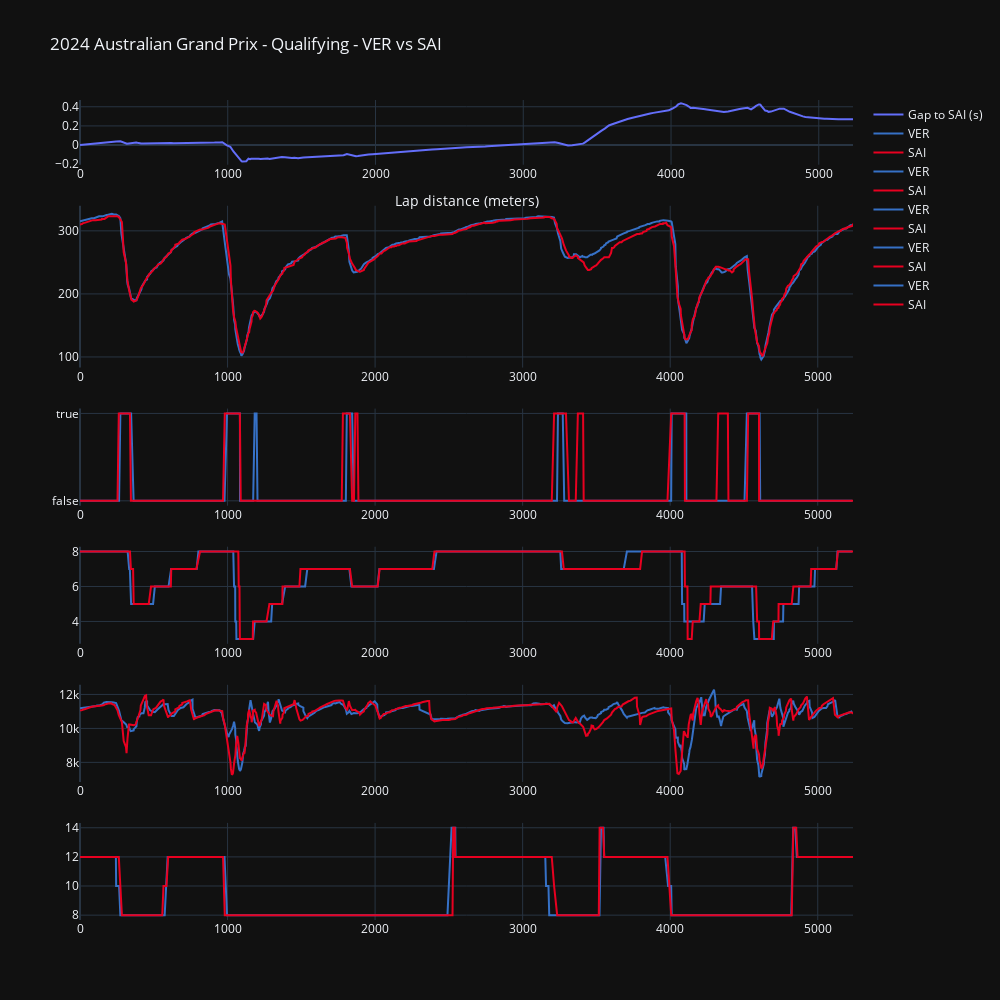

Here is the notebook cell this chart was saved with:
### Code cell
import plotly.graph_objects as go
from plotly.subplots import make_subplots


# for the dash GUI we can allow the user the define their own widths

row_heights = [2, 5, 3, 3, 3, 3]
adj_row_heights = [i / sum(row_heights) for i in row_heights]

template = "plotly_dark"
fig = make_subplots(
    rows=len(adj_row_heights),
    cols=1,
    row_heights=adj_row_heights,
)

# Delta line
fig.add_trace(
    go.Scatter(
        x=ref_tel["Distance"], y=delta_time, mode="lines", name=f"Gap to {driver_2} (s)"
    ),
    row=1,
    col=1,
)

# Speed trace driver 1
fig.add_trace(
    go.Scatter(
        x=telemetry_driver_1["Distance"],
        y=telemetry_driver_1["Speed"],
        mode="lines",
        name=driver_1,
        line=dict(color=color_driver_1),
    ),
    row=2,
    col=1,
)

# Speed trace driver 2
fig.add_trace(
    go.Scatter(
        x=telemetry_driver_2["Distance"],
        y=telemetry_driver_2["Speed"],
        mode="lines",
        name=driver_2,
        line=dict(color=color_driver_2),
    ),
    row=2,
    col=1,
)

# brake trace driver 1
fig.add_trace(
    go.Scatter(
        x=telemetry_driver_1["Distance"],
        y=telemetry_driver_1["Brake"],
        mode="lines",
        name=driver_1,
        line=dict(color=color_driver_1),
    ),
    row=3,
    col=1,
)

# brake trace driver 2
fig.add_trace(
    go.Scatter(
        x=telemetry_driver_2["Distance"],
        y=telemetry_driver_2["Brake"],
        mode="lines",
        name=driver_2,
        line=dict(color=color_driver_2),
    ),
    row=3,
    col=1,
)

# Gear trace
fig.add_trace(
    go.Scatter(
        x=telemetry_driver_1["Distance"],
        y=telemetry_driver_1["nGear"],
        mode="lines",
        name=driver_1,
        line=dict(color=color_driver_1),
    ),
    row=4,
    col=1,
)
fig.add_trace(
    go.Scatter(
        x=telemetry_driver_2["Distance"],
        y=telemetry_driver_2["nGear"],
        mode="lines",
        name=driver_2,
        line=dict(color=color_driver_2),
    ),
    row=4,
    col=1,
)

# RPM trace
fig.add_trace(
    go.Scatter(
        x=telemetry_driver_1["Distance"],
        y=telemetry_driver_1["RPM"],
        mode="lines",
        name=driver_1,
        line=dict(color=color_driver_1),
    ),
    row=5,
    col=1,
)

fig.add_trace(
    go.Scatter(
        x=telemetry_driver_2["Distance"],
        y=telemetry_driver_2["RPM"],
        mode="lines",
        name=driver_2,
        line=dict(color=color_driver_2),
    ),
    row=5,
    col=1,
)

# DRS trace
fig.add_trace(
    go.Scatter(
        x=telemetry_driver_1["Distance"],
        y=telemetry_driver_1["DRS"],
        mode="lines",
        name=driver_1,
        line=dict(color=color_driver_1),
    ),
    row=6,
    col=1,
)
fig.add_trace(
    go.Scatter(
        x=telemetry_driver_2["Distance"],
        y=telemetry_driver_2["DRS"],
        mode="lines",
        name=driver_2,
        line=dict(color=color_driver_2),
    ),
    row=6,
    col=1,
)

fig.update_layout(
    height=1000,
    width=1000,
    title=f"{quali.event.year} {quali.event.EventName} - {quali.name} - {driver_1} vs {driver_2}",
    xaxis=dict(title="Lap distance (meters)"),
    template="plotly_dark",
)

fig.show()

# # Update layout
# fig.update_layout(
#     title=f"{quali.event.year} {quali.event.EventName} - {quali.name} - {driver_1} vs {driver_2}",
#     xaxis=dict(title="Lap distance (meters)"),
#     yaxis=dict(title="Values"),
#     yaxis2=dict(title="Gap to {driver_2} (s)"),
#     yaxis3=dict(title="Speed"),
#     yaxis4=dict(title="Throttle"),
#     yaxis5=dict(title="Brake"),
#     yaxis6=dict(title="Gear"),
#     yaxis7=dict(title="RPM"),
#     yaxis8=dict(title="DRS"),
# )

# fig.show()

### Figure 1 — Plotly figure (JSON) as saved in the notebook; plotly's stock layout.template omitted (floating-point values rounded to 4 significant figures; data arrays with more than 128 entries replaced by an {"elided": "..."} marker saying what was removed)
{"data": [{"mode": "lines", "name": "Gap to SAI (s)", "type": "scatter", "x": {"elided": "286 float values"}, "xaxis": "x", "y": {"elided": "286 float values"}, "yaxis": "y"}, {"line": {"color": "#3671C6"}, "mode": "lines", "name": "VER", "type": "scatter", "x": {"elided": "587 float values"}, "xaxis": "x2", "y": {"elided": "587 int values"}, "yaxis": "y2"}, {"line": {"color": "#E80020"}, "mode": "lines", "name": "SAI", "type": "scatter", "x": {"elided": "597 float values"}, "xaxis": "x2", "y": {"elided": "597 int values"}, "yaxis": "y2"}, {"line": {"color": "#3671C6"}, "mode": "lines", "name": "VER", "type": "scatter", "x": {"elided": "587 float values"}, "xaxis": "x3", "y": {"elided": "587 bool values"}, "yaxis": "y3"}, {"line": {"color": "#E80020"}, "mode": "lines", "name": "SAI", "type": "scatter", "x": {"elided": "597 float values"}, "xaxis": "x3", "y": {"elided": "597 bool values"}, "yaxis": "y3"}, {"line": {"color": "#3671C6"}, "mode": "lines", "name": "VER", "type": "scatter", "x": {"elided": "587 float values"}, "xaxis": "x4", "y": {"elided": "587 int values"}, "yaxis": "y4"}, {"line": {"color": "#E80020"}, "mode": "lines", "name": "SAI", "type": "scatter", "x": {"elided": "597 float values"}, "xaxis": "x4", "y": {"elided": "597 int values"}, "yaxis": "y4"}, {"line": {"color": "#3671C6"}, "mode": "lines", "name": "VER", "type": "scatter", "x": {"elided": "587 float values"}, "xaxis": "x5", "y": {"elided": "587 int values"}, "yaxis": "y5"}, {"line": {"color": "#E80020"}, "mode": "lines", "name": "SAI", "type": "scatter", "x": {"elided": "597 float values"}, "xaxis": "x5", "y": {"elided": "597 int values"}, "yaxis": "y5"}, {"line": {"color": "#3671C6"}, "mode": "lines", "name": "VER", "type": "scatter", "x": {"elided": "587 float values"}, "xaxis": "x6", "y": {"elided": "587 int values"}, "yaxis": "y6"}, {"line": {"color": "#E80020"}, "mode": "lines", "name": "SAI", "type": "scatter", "x": {"elided": "597 float values"}, "xaxis": "x6", "y": {"elided": "597 int values"}, "yaxis": "y6"}], "layout": {"height": 1000, "title": {"text": "2024 Australian Grand Prix - Qualifying - VER vs SAI"}, "width": 1000, "xaxis": {"anchor": "y", "domain": [0, 1], "title": {"text": "Lap distance (meters)"}}, "xaxis2": {"anchor": "y2", "domain": [0, 1]}, "xaxis3": {"anchor": "y3", "domain": [0, 1]}, "xaxis4": {"anchor": "y4", "domain": [0, 1]}, "xaxis5": {"anchor": "y5", "domain": [0, 1]}, "xaxis6": {"anchor": "y6", "domain": [0, 1]}, "yaxis": {"anchor": "x", "domain": [0.9211, 1]}, "yaxis2": {"anchor": "x2", "domain": [0.6737, 0.8711]}, "yaxis3": {"anchor": "x3", "domain": [0.5053, 0.6237]}, "yaxis4": {"anchor": "x4", "domain": [0.3368, 0.4553]}, "yaxis5": {"anchor": "x5", "domain": [0.1684, 0.2868]}, "yaxis6": {"anchor": "x6", "domain": [0, 0.1184]}}}
